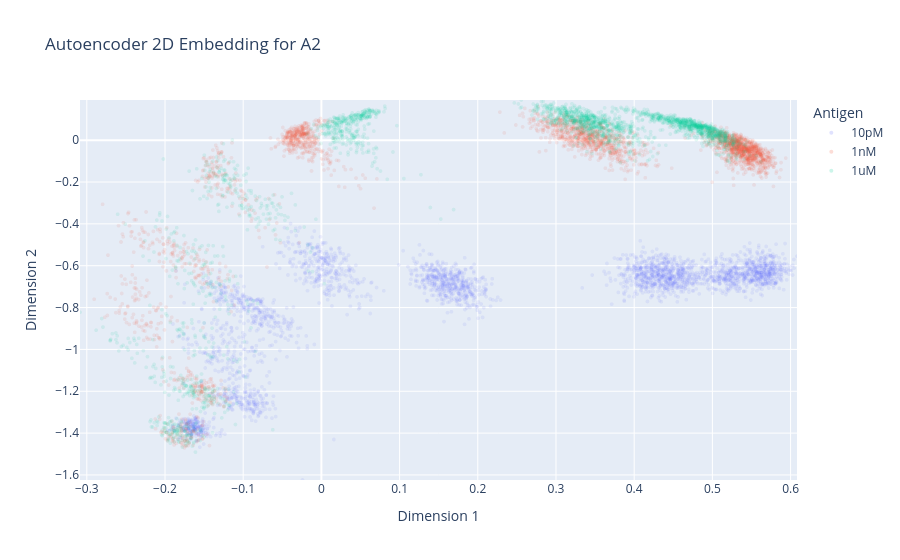
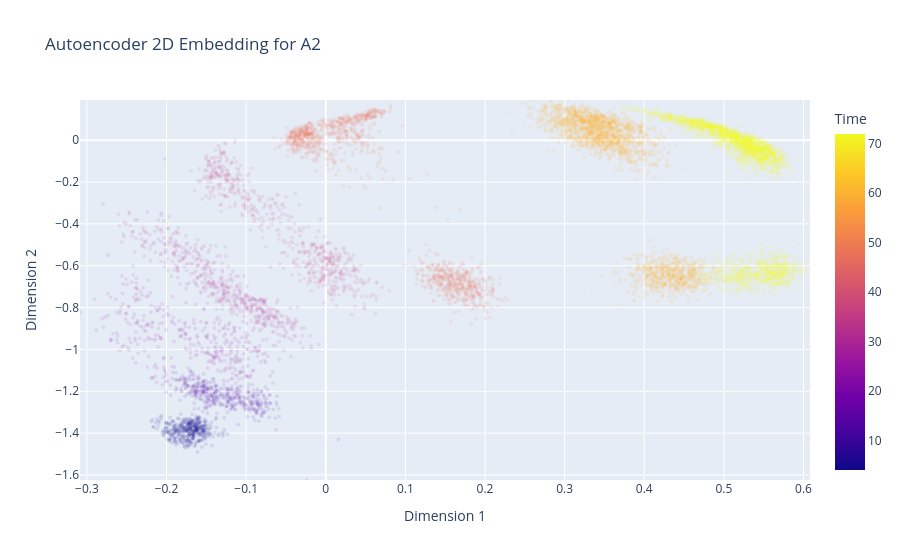

Notebook code cell kept with these figures, in order:
### Code cell
antigen = "A2"
emb = embedding[embedding['Antigen'] == antigen]
get_2d_plot(emb,"Autoencoder 2D Embedding for "+antigen,color="Concentration")
get_2d_plot(emb,"Autoencoder 2D Embedding for "+antigen,color="Time")

### Figure 1 — Plotly figure (JSON) as saved in the notebook; plotly's stock layout.template omitted (floating-point values rounded to 4 significant figures; data arrays with more than 128 entries replaced by an {"elided": "..."} marker saying what was removed)
{"data": [{"hovertemplate": "Concentration=10pM<br>Dimension 1=%{x}<br>Dimension 2=%{y}<extra></extra>", "legendgroup": "10pM", "marker": {"color": "#636efa", "opacity": 0.1, "size": 4, "symbol": "circle"}, "mode": "markers", "name": "10pM", "showlegend": true, "type": "scattergl", "x": {"elided": "3057 float values"}, "xaxis": "x", "y": {"elided": "3057 float values"}, "yaxis": "y"}, {"hovertemplate": "Concentration=1nM<br>Dimension 1=%{x}<br>Dimension 2=%{y}<extra></extra>", "legendgroup": "1nM", "marker": {"color": "#EF553B", "opacity": 0.1, "size": 4, "symbol": "circle"}, "mode": "markers", "name": "1nM", "showlegend": true, "type": "scattergl", "x": {"elided": "2962 float values"}, "xaxis": "x", "y": {"elided": "2962 float values"}, "yaxis": "y"}, {"hovertemplate": "Concentration=1uM<br>Dimension 1=%{x}<br>Dimension 2=%{y}<extra></extra>", "legendgroup": "1uM", "marker": {"color": "#00cc96", "opacity": 0.1, "size": 4, "symbol": "circle"}, "mode": "markers", "name": "1uM", "showlegend": true, "type": "scattergl", "x": {"elided": "2513 float values"}, "xaxis": "x", "y": {"elided": "2513 float values"}, "yaxis": "y"}], "layout": {"legend": {"title": {"text": "Antigen"}, "tracegroupgap": 0}, "title": {"text": "Autoencoder 2D Embedding for A2"}, "xaxis": {"anchor": "y", "domain": [0, 1], "range": [-0.3087, 0.6082], "title": {"text": "Dimension 1"}}, "yaxis": {"anchor": "x", "domain": [0, 1], "range": [-1.624, 0.192], "title": {"text": "Dimension 2"}}}}

### Figure 2 — Plotly figure (JSON) as saved in the notebook; plotly's stock layout.template omitted (floating-point values rounded to 4 significant figures; data arrays with more than 128 entries replaced by an {"elided": "..."} marker saying what was removed)
{"data": [{"hovertemplate": "Dimension 1=%{x}<br>Dimension 2=%{y}<br>Time=%{marker.color}<extra></extra>", "legendgroup": "", "marker": {"color": {"elided": "8532 int values"}, "coloraxis": "coloraxis", "opacity": 0.1, "size": 4, "symbol": "circle"}, "mode": "markers", "name": "", "showlegend": false, "type": "scattergl", "x": {"elided": "8532 float values"}, "xaxis": "x", "y": {"elided": "8532 float values"}, "yaxis": "y"}], "layout": {"coloraxis": {"colorbar": {"title": {"text": "Time"}}, "colorscale": [[0, "#0d0887"], [0.1111, "#46039f"], [0.2222, "#7201a8"], [0.3333, "#9c179e"], [0.4444, "#bd3786"], [0.5556, "#d8576b"], [0.6667, "#ed7953"], [0.7778, "#fb9f3a"], [0.8889, "#fdca26"], [1, "#f0f921"]]}, "legend": {"title": {"text": "Antigen"}, "tracegroupgap": 0}, "title": {"text": "Autoencoder 2D Embedding for A2"}, "xaxis": {"anchor": "y", "domain": [0, 1], "range": [-0.3087, 0.6082], "title": {"text": "Dimension 1"}}, "yaxis": {"anchor": "x", "domain": [0, 1], "range": [-1.624, 0.192], "title": {"text": "Dimension 2"}}}}
